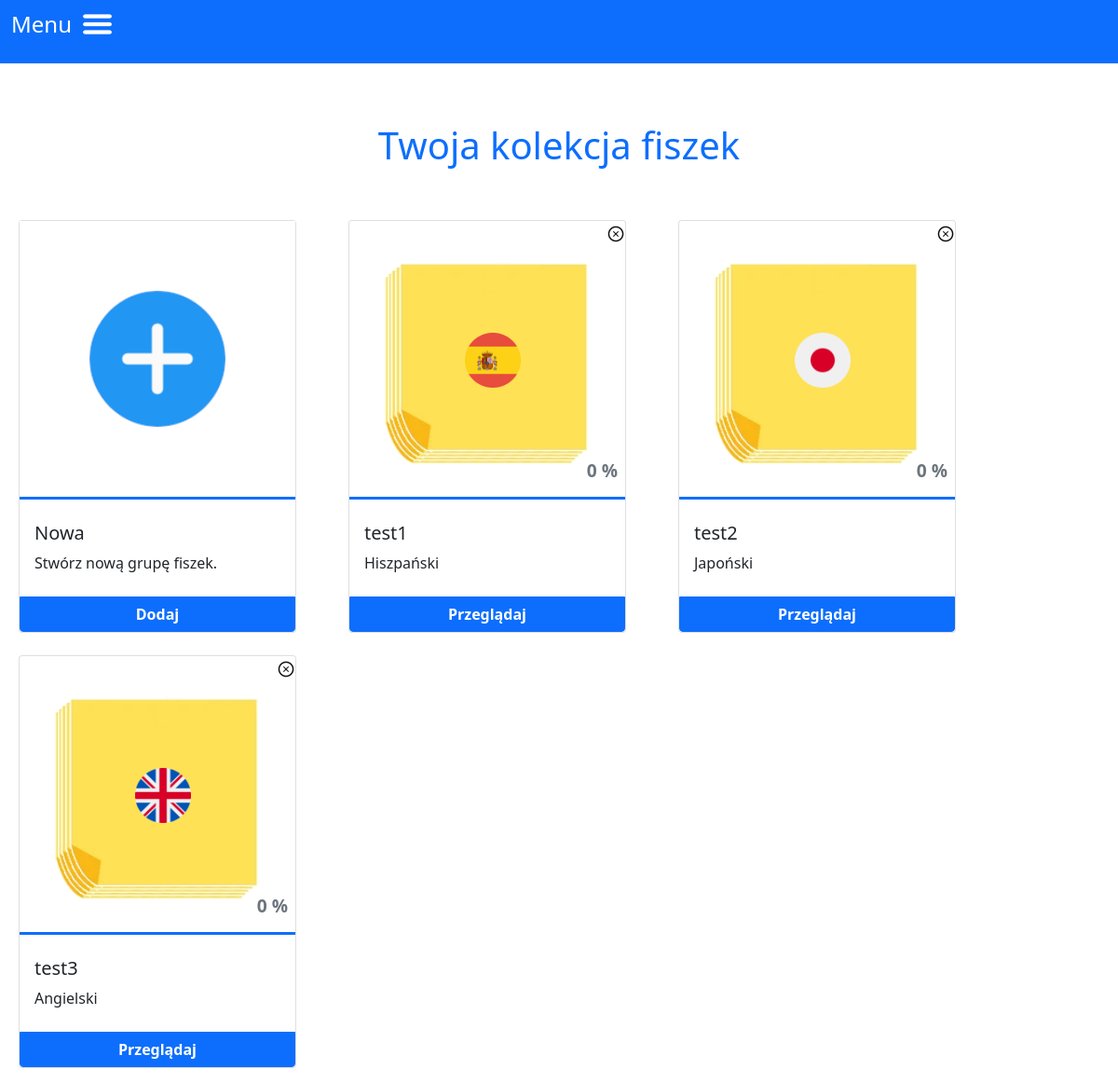
/cards_collection (signed in), run on an earlier commit of the app's database.
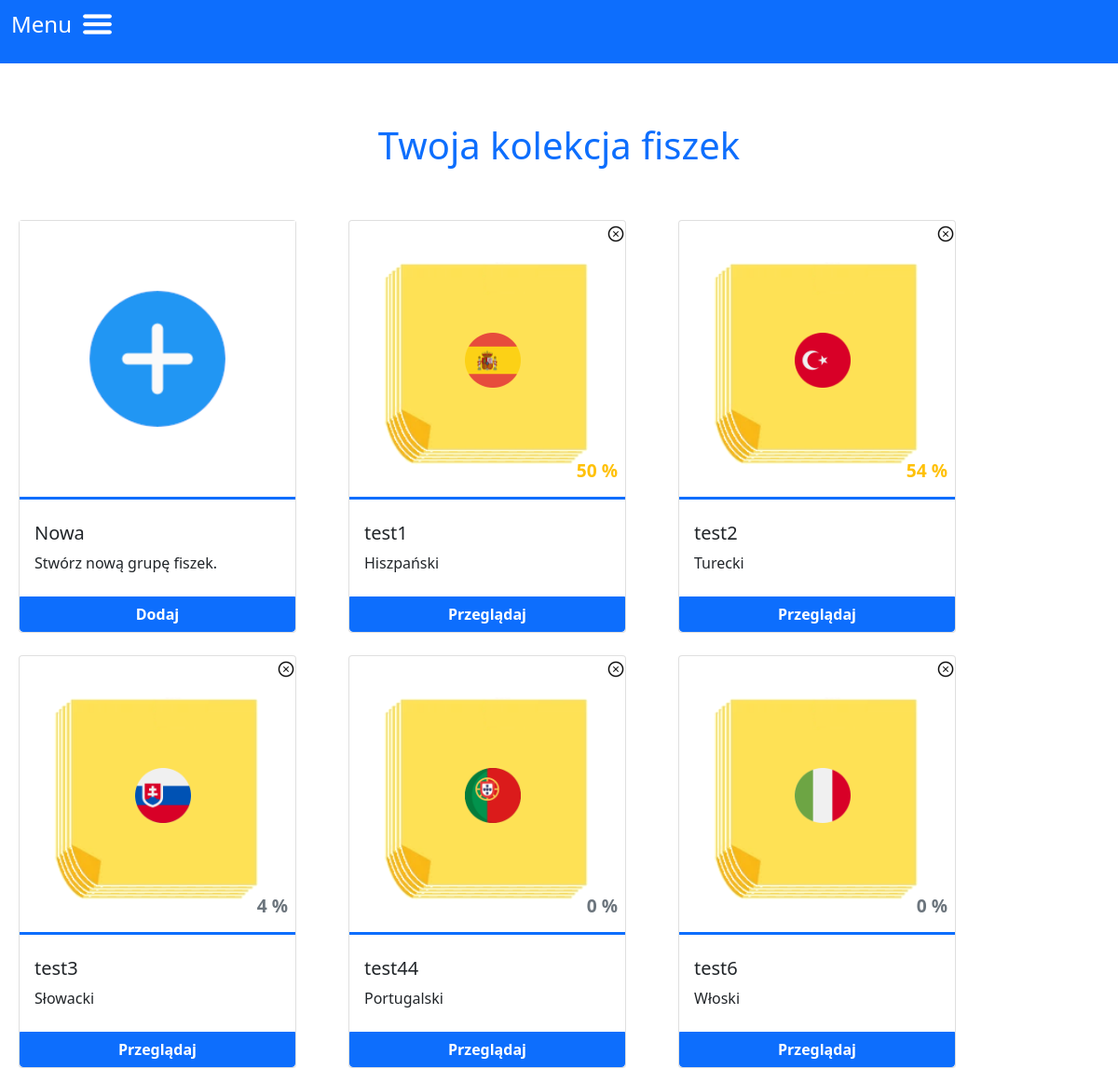
And on a later commit of the database.
### swbo/models.py (models this page shows)
class groups(db.Model):
    id = db.Column("id", db.Integer, primary_key=True)
    name = db.Column(db.String(60))
    lang = db.Column(db.String(60))
    completion = db.Column(db.Integer, default=0)
    user_id = db.Column(db.Integer, db.ForeignKey("users.id"))
    card = db.relationship("cards", backref="group", lazy=True)
    lesson = db.relationship("lessons", backref="group", lazy=True)

### swbo/collection/routes.py (the view)
@collection.route("/cards_collection", methods=["GET", "POST"])
def cards_collection_page():
    if "logged_in" not in session:
        return redirect(url_for("user.login_page"))
    if request.method == "POST":
        group_name = request.form["name"]
        group_lang = request.form["lang"]
        user_id = users.query.filter_by(login=session['login']).first().id # only one exists, user is unique
        new_group = groups(name=group_name, lang=group_lang, user_id=user_id)
        db.session.add(new_group)
        db.session.commit()
        return redirect(url_for("collection.cards_collection_page"))
    else: #method == get
        login_in_session = session["login"]
        user_id = users.query.filter_by(login=login_in_session).first().id
        users_groups = groups.query.filter_by(user_id=user_id).all()
        languages = ['Angielski', 'Niemiecki', 'Hiszpański', 'Francuski', 'Włoski', 'Duński',   'Turecki',
                     'Chiński', 'Japoński', 'Holenderski', 'Portugalski', 'Czeski', 'Słowacki', 'Węgierski']
        languages.sort()
        return render_template("cards_collection.html", languages=languages, groups=users_groups)

### swbo/templates/cards_collection.html (shortened to what this page needs)
{% extends "base.html" %}
{% block content %}
<div class="groups">
  <h1 class="py-5 text-center text-primary">Twoja kolekcja fiszek</h1>
<div class="row justify-content-start flex-wrap gap-4">
    <div class="card p-0" >
        <img src="{{url_for('static', filename='images/new_cards.png')}}" class="border-bottom border-3 border-primary"/>
      <div class="card-body p-0">
        <div class="px-3 py-4">
            <h5 class="card-title">Nowa</h5>
            <p class="card-text">Stwórz nową grupę fiszek.</p>
        </div>
         <button class="btn btn-primary w-100 mt-10 rounded-0 rounded-bottom" data-bs-toggle="modal" data-bs-target="#reg-modal">
            Dodaj
         </button>
      </div>
    </div>
    {% if groups %}
        {% for group in groups %}
        <div class="card p-0 position-relative">
            <div class="position-relative w-100">
                <a class="position-absolute text-decoration-none text-dark" href="/delete_group/{{group.id}}" style="top:0%; right: 0%">
                <img src="{{url_for('static', filename='images/close_icon.png')}}"/>
                </a>
                <img src="{{url_for('static', filename='images/languages/' + group.lang + '.png')}}" class="lang-icon"/>
                <p
                    {% if group.completion < 50 %}
                        class="text-secondary position-absolute bottom-0 end-0 px-2 completion"
                    {% elif group.completion < 70 %}
                        class="text-warning position-absolute bottom-0 end-0 px-2 completion"
                    {% else %}
                        class="text-success position-absolute bottom-0 end-0 px-2 completion"
                    {% endif %}
                >
                    {{group.completion}} %</p>
            </div>
            <div class="card-body p-0">
                <div class="px-3 py-4">
                    <h5 class="card-title">{{group.name}}</h5>
                    <p class="card-text">{{group.lang}}</p>
                </div>
                 <a href="/group/{{group.id}}" class="btn btn-primary w-100 mt-10 rounded-0 rounded-bottom">Przeglądaj</a>
            </div>
        </div>
        {% endfor %}
    {% endif %}
    </div>
</div>
{% endblock %}

### swbo/templates/base.html (shortened to what this page needs)
<!DOCTYPE html>
<html lang="en">
<head>
    <link href="https://cdn.jsdelivr.net/npm/bootstrap@5.0.2/dist/css/bootstrap.min.css" rel="stylesheet">
    <link href="https://cdnjs.cloudflare.com/ajax/libs/fullcalendar/5.10.1/main.min.css" rel="stylesheet">
    <link rel="stylesheet" href="{{url_for('static', filename='styles/style.css')}}">
</head>
<body>
    <header>
        <nav class="navbar navbar-dark bg-primary">
            <div class="container-fluid">
            <div >
                <p class="nav-menu-paragraph">Menu<img class="nav-bar-menu" src="{{url_for('static', filename='images/menu-icon.png')}}" width="4%"/></p>
            </div >
          </div>
        </nav>
    </header>
    <main>
        <div class="container-fluid  w-100 p-3 wrapper">
            {% block content %}
            {% endblock %}
        </div>
    </main>
</body>
</html>

### swbo/static/styles/style.css (style rules this page uses)
.practice .lang-icon, .groups .lang-icon { position: absolute; top: 40%; left: 42%; width: 20%; }
.practice .completion, .groups .completion, .lesson, .stats { font-weight: 600!important; }
.practice .completion, .groups .completion { font-size: 1.2rem; }
.btn-primary { font-weight: 600!important; }
.wrapper { max-width: 1440px; }
.nav-bar-menu { cursor: pointer; margin-left: 10px; }

What changed in the data, as far as the page shows it:
changed groups "test1": completion "0" → "50"
changed groups "test2": lang: a different picture; completion "0" → "54"; lang "Japoński" → "Turecki"
changed groups "test3": lang: a different picture; completion "0" → "4"; lang "Angielski" → "Słowacki"
added groups: lang (picture), completion "0", name "test44", lang "Portugalski"
added groups: lang (picture), completion "0", name "test6", lang "Włoski"
